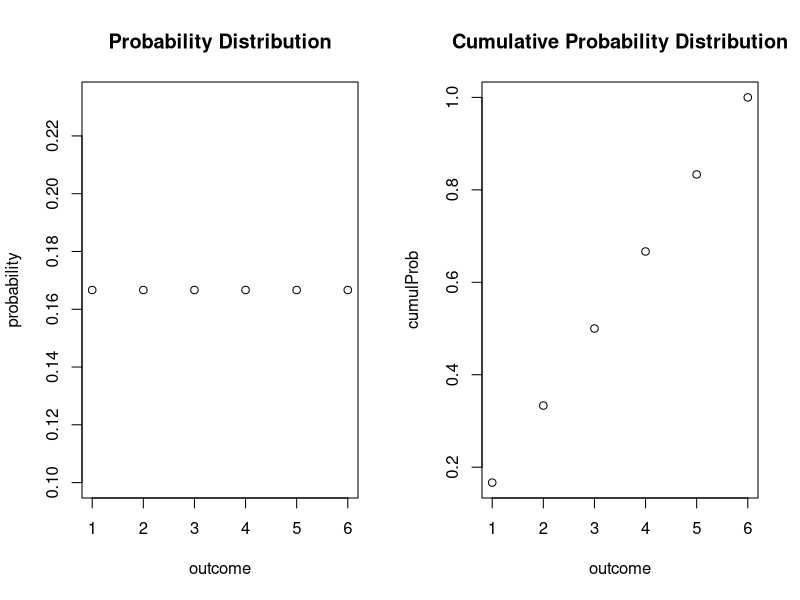

Write R code to recreate this figure.
#dice

#combine multiple plots into one overall graph
par(mfrow = c(1,2))

#points in a diagram
probability <- rep(1/6, 6) 

plot(probability,
     xlab = "outcome",
     main = "Probability Distribution") 


#points in a diagram
cumulProb <- cumsum(probability)

plot(cumulProb,
     xlab = "outcome",
     main = "Cumulative Probability Distribution")
